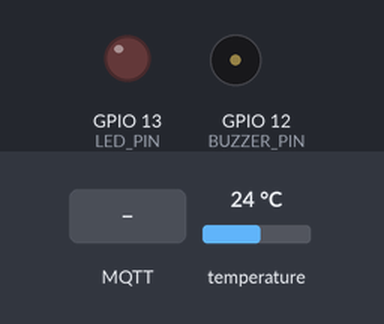
Recording of a sketch running on a simulated ESP32. On the bench: output pins drawn as LEDs (lit = HIGH), buzzer (waves = sounding). The inputs (shaded band) are chosen by the test bench; at power-on: temperature 24 °C. WiFi joins after 1.5 s; servers stay silent unless stated; random numbers use the default seed unless the sketch sets one; no MQTT or app messages arrive unless stated; what the sketch prints to the serial monitor is not drawn.

Above: at 2.7 s.
2.8 s: MQTT message "true" arrives on the first subscribed topic
At 7.3 s:
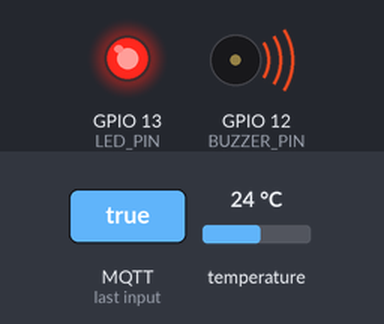
8.1 s: MQTT message "false" arrives on the first subscribed topic
At 12.6 s:
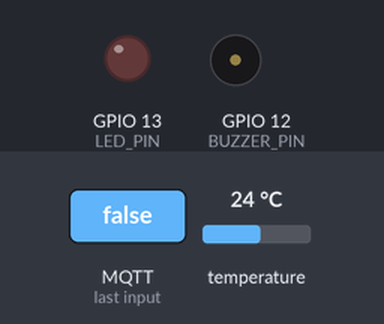
Timing chart, 0 to 14.1 s (numbered marks = the images above; inputs shaded):
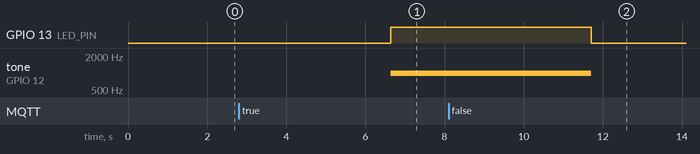

The sketch:

sketch.ino
```cpp
#include <WiFi.h>
#include <PubSubClient.h>
#include <DHTesp.h>

const char* ssid = "Wokwi-GUEST";
const char* password = "";

const char* mqttServer = "broker.hivemq.com";
int mqttPort = 1883;
const char* temperatureTopic = "21127577/temperature";
const char* gpsTopic = "21127577/gps";
const char* ringBellTopic = "21127577/ringBell";

#define DHT_PIN 15      // Chân D15 của ESP32
#define LED_PIN 13      // Chân D13 của ESP32 cho đèn LED
#define BUZZER_PIN 12   // Chân D12 của ESP32 cho chuông

DHTesp dht;

WiFiClient wifiClient;
PubSubClient mqttClient(wifiClient);

void wifiConnect() {
  WiFi.begin(ssid, password);
  while (WiFi.status() != WL_CONNECTED) {
    delay(500);
    Serial.print(".");
  }
  Serial.println(" Connected!");
}

void mqttConnect() {
  while (!mqttClient.connected()) {
    Serial.println("Attempting MQTT connection...");
    String clientId = "ESP32Client-";
    clientId += String(random(0xffff), HEX);
    if (mqttClient.connect(clientId.c_str())) {
      Serial.println("Connected");
      mqttClient.subscribe(ringBellTopic);
    } else {
      Serial.println("Try again in 5 seconds");
      delay(5000);
    }
  }
}
void mqttCallback(char* topic, byte* payload, unsigned int length) {
  Serial.print("Message arrived on topic: ");
  Serial.print(topic);
  Serial.print(". Message: ");

  String message = "";
  for (int i = 0; i < length; i++) {
    message += (char)payload[i];
  }
  message[length] = '\0';

  Serial.println(message);

  if (String(topic) == ringBellTopic) {
    if (message == "true") {
      ringBellAndFlashLED(true);
    } else if (message == "false") {
      ringBellAndFlashLED(false);
    }
  }
}


void publishTemperature(float temperature) {
  mqttClient.publish(temperatureTopic, String(temperature).c_str());
}

void publishGPS(float latitude, float longitude) {
  char gpsData[100];
  snprintf(gpsData, sizeof(gpsData), "{\"lat\":%.6f,\"lon\":%.6f}", latitude, longitude);
  mqttClient.publish(gpsTopic, gpsData);
}

void setup() {
  Serial.begin(9600);
  Serial.print("Connecting to WiFi");

  wifiConnect();
  mqttClient.setCallback(mqttCallback);
  mqttClient.setServer(mqttServer, mqttPort);
  dht.setup(DHT_PIN, DHTesp::DHT22);
  pinMode(LED_PIN, OUTPUT);
  pinMode(BUZZER_PIN, OUTPUT);
  Serial.println("Pet Monitoring System is ready!");
}


void loop() {
  if (!mqttClient.connected()) {
    mqttConnect();
  }
  mqttClient.loop();

  if (!mqttClient.connected()) {
    mqttConnect();
  }
  mqttClient.loop();

  delay(5000);

  // Đo nhiệt độ
  float temperature = dht.getTemperature();

  if (!isnan(temperature)) {
    Serial.print("Temperature: ");
    Serial.print(temperature);
    Serial.println("°C");

    publishTemperature(temperature);
  } else {
    Serial.println("Failed to read from DHT sensor!");
  }


  // Giả lập dữ liệu GPS
  static float latitude = 10.749959529955023;
  static float longitude = 106.69620475472809;

  Serial.print("Latitude: ");
  Serial.println(latitude, 6);
  Serial.print("Longitude: ");
  Serial.println(longitude, 6);

  publishGPS(latitude, longitude);

}
void ringBellAndFlashLED(bool turnOn) {
  if (turnOn) {

    digitalWrite(LED_PIN, HIGH);
    tone(BUZZER_PIN, 1000);
    digitalWrite(LED_PIN, HIGH);
  } else {
    // Stop playing the tone
    digitalWrite(LED_PIN, LOW);
    noTone(BUZZER_PIN);
    digitalWrite(LED_PIN, LOW);
  }
}
```

Measured:
- after the input at 2.8 s, GPIO 13 (LED_PIN): LOW → HIGH after 3.8 s; tone on GPIO 12 (BUZZER_PIN): silent → 1000 Hz after 3.8 s
- after the input at 8.1 s, GPIO 13 (LED_PIN): HIGH → LOW after 3.6 s; tone on GPIO 12 (BUZZER_PIN): 1000 Hz → silent after 3.6 s
